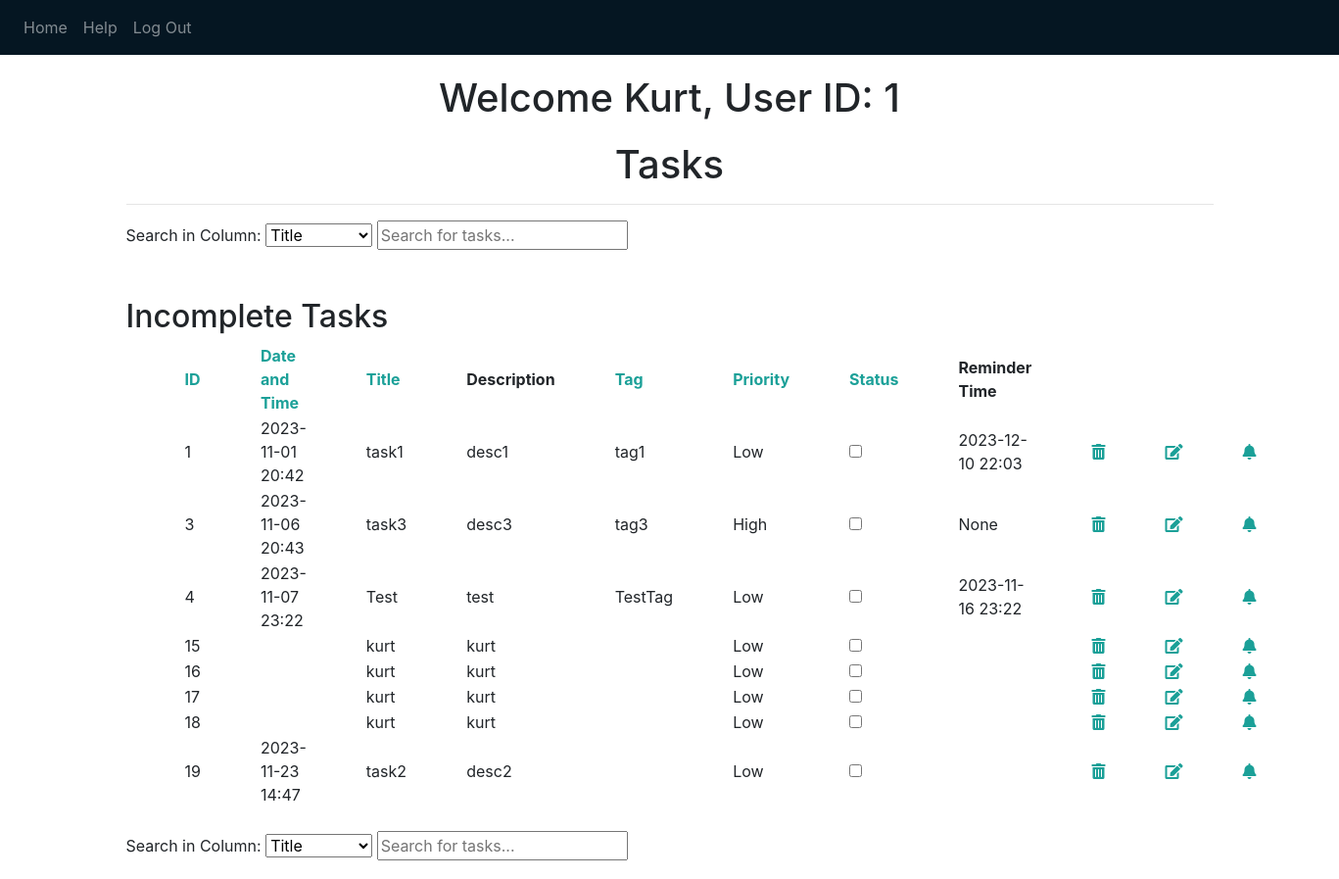
Page / (signed in, upper part) on the earlier database version.
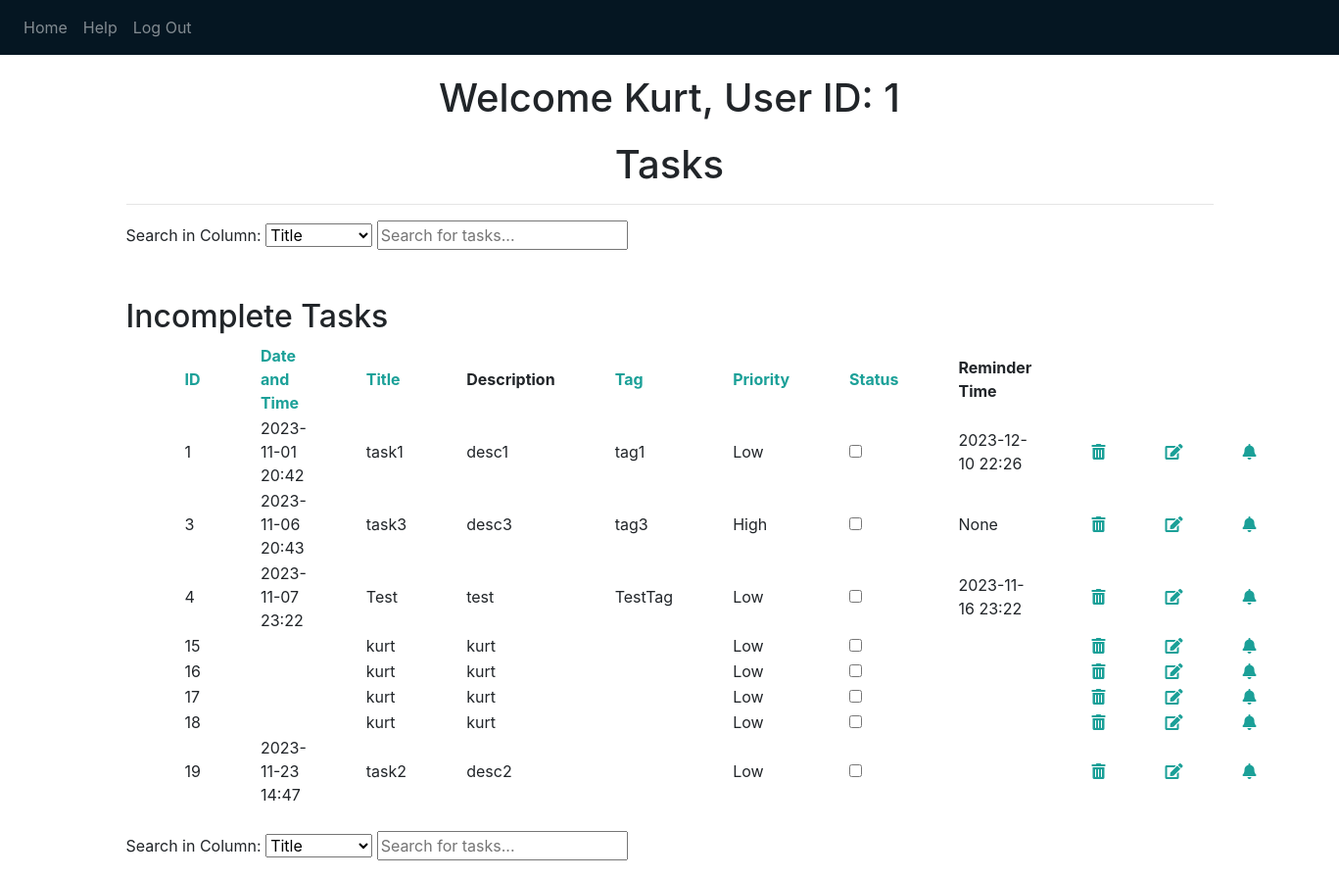
Same page on the later database version.
### website/models.py (models this page shows)
class User(db.Model, UserMixin):
    id = db.Column(db.Integer, primary_key=True) #ID will be incremented on its own
    email = db.Column(db.String(150), unique=True) #No user can have the same emial as another user that exists
    password = db.Column(db.String(150))
    first_name = db.Column(db.String(150))
    last_name = db.Column(db.String(150))
    tasks = db.relationship('Task') #Tells Flask and SQL to add this relationship to task.id

class Task(db.Model):
    id = db.Column(db.Integer, primary_key=True) #ID will be incremented on its own
    user_id = db.Column(db.Integer, db.ForeignKey('user.id')) #Foreign key is the user.id that created the task
    title = db.Column(db.String(1000)) #This will be the title of the task that was created
    description = db.Column(db.String(10000)) #The user can add notes and detail to tasks that they are creating
    due_date = db.Column(db.String(40)) # YYYY-MM-DD Format || The HTML is in MM/
    tag = db.Column(db.String(6))
    priority = db.Column(db.String(6)) #should only be 'Low', 'Medium', 'High'
    status = db.Column(db.Boolean, default=False) #False for incomplete, True for complete
    reminder_time = db.Column(db.String(40))

### website/views.py (the view, shortened to what this page needs)
@views.route('/', methods = ['GET', 'POST'])
@login_required
def home():
    return render_template("home.html", user=current_user)

### website/__init__.py (called while the page is built)
def create_app(database_uri="sqlite:///" + DB_NAME):
    app = Flask(__name__)
    app.config['SECRET_KEY'] = 'THIS IS THE KEY FOR THE APP' #can be anything you want but you want to hide this
    app.config['SQLALCHEMY_DATABASE_URI'] = database_uri #Telling flask where the database is located
    db.init_app(app)
    from .views import views
    from .auth import auth
    app.register_blueprint(views, url_prefix='/')
    app.register_blueprint(auth, url_prefix='/')
    from .models import User, Task
    with app.app_context():
        db.create_all()
    login_manager = LoginManager()
    login_manager.login_view = 'auth.login'
    login_manager.init_app(app)
    @login_manager.user_loader
    def load_user(id):
        return User.query.get(int(id))
    return app

### website/templates/home.html (shortened to what this page needs)
{% extends "base.html" %} {% block title %}Home{% endblock %} {% block content %}
<h1 align="center">Welcome {{ user.first_name }}, User ID: {{ user.id }}</h1>
<h1 align="center">Tasks</h1>
<hr>
<div class="search-container">
  <label for="columnSelect">Search in Column:</label>
  <select id="columnSelect" name="columnSelect" onchange="changeSearchColumn()">
    <option value="title">Title</option>
  </select>
  <input type="text" id="taskSearch1" placeholder="Search for tasks..."
    onkeyup="searchTasks('task-table1', 'taskSearch1')">
</div>
<br>
<ul class="list-group list-group-flush" id="tasks">
  <div id="incomplete-tasks">
    <h2>Incomplete Tasks</h2>
    <table class="searchable sortable" id="task-table1">
      <thead>
        <tr>
          <th><a href="javascript:sortTable(0,'task-table1')">ID</a></th>
          <th><a href="javascript:sortTable(1,'task-table1')">Date and Time</a></th>
          <th><a href="javascript:sortTable(2,'task-table1')">Title</a></th>
          <th>Description</th>
          <th><a href="javascript:sortTable(4,'task-table1')">Tag</a></th>
          <th><a href="javascript:sortTable(5,'task-table1')">Priority</a></th>
          <th><a href="javascript:sortTable(6,'task-table1')">Status</a></th>
          <th>Reminder Time</th>
          <th></th>
        </tr>
      </thead>
      <tbody>
        {% for task in user.tasks %}
        {% if task.status == False %}
        <tr>
          <td>{{ task.id }}</td>
          <td>{{ task.due_date }}</td>
          <td>{{ task.title }}</td>
          <td>{{ task.description }}</td>
          <td>{{ task.tag }}</td>
          <td>{{ task.priority }}</td>
          <td>
            <input type="checkbox" id="{{ task.id }}" class="complete" name="data_{{ task.status }}"
              value="{{ task.status }}" onclick="checkComplete('{{ task.id }}')" onchange="moveToCompleted(this)">
          </td>
          <td>{{ task.reminder_time }}</td>
          <td>
            <a href="{{ url_for('views.delete_task', t=task.id) }}"
              onclick="return confirm('Do you want to permanently delete task {{ task.id }}?');" title="Delete Task">
              <i class="fas fa-trash-alt"></i>
            </a>
          </td>
          <td>
            <a href="/editform?taskid={{ task.id }}">
              <i class="fas fa-edit"></i>
            </a>
          </td>
          <td>
            <a href="#" onclick="scheduleNotification('{{ task.id }}')">
              <i class="fas fa-bell"></i>
            </a>
          </td>
        </tr>
        {%endif%}
        {% endfor %}
      </tbody>
    </table>
  </div>
  <br>
  <div class="search-container">
    <label for="columnSelect">Search in Column:</label>
    <select id="columnSelect" name="columnSelect" onchange="changeSearchColumn()">
      <option value="title">Title</option>
    </select>
    <input type="text" id="taskSearch2" placeholder="Search for tasks..."
      onkeyup="searchTasks('task-table2', 'taskSearch2')">
  </div>
  <div id="complete-tasks">
  </div>
</ul>
<br><br>
{% endblock %}

### website/templates/base.html (shortened to what this page needs)
<!DOCTYPE html>
<html>
    <head>
        <link
            rel="stylesheet"
            href="static/style.css"
        />
        <link rel="stylesheet" href="https://cdnjs.cloudflare.com/ajax/libs/font-awesome/5.15.1/css/all.min.css"
>
    </head>
    <body>
        <nav class="navbar navbar-expand-lg navbar-dark bg-dark">
            <div class="collapse navbar-collapse" id="navbar">
                <div class="navbar-nav">
                    {% if user.is_authenticated %}
                    <a class="nav-item nav-link" id="home" href="/">Home</a>
                    <a class="nav-item nav-link" id="help" href="/help">Help</a>
                    <a class="nav-item nav-link" id="logout" href="/logout">Log Out</a>
                    {% else %}
                    <a class="nav-item nav-link" id="login" href="/login">Login</a>
                    <a class="nav-item nav-link" id="signUp" href="/sign-up">Sign Up</a>
                    {% endif %}
                </div>
            </div>
        </nav>
        <div class="container">
        {% block content %}
        {% endblock %}
        </div>
    </body>
</html>

Differences in the rows shown:
changed Task "task1": reminder_time "2023-12-10 22:03" → "2023-12-10 22:26"
